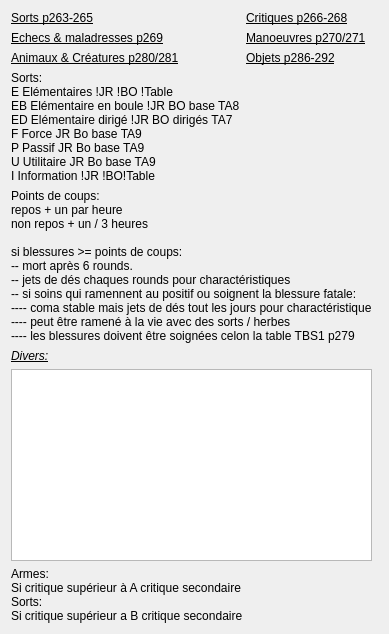
      <widget class="QWidget" name="tab_4">
       <attribute name="title">
        <string>Pense bête</string>
       </attribute>
       <layout class="QGridLayout" name="gridLayout_4">
        <item row="10" column="0" colspan="2">
         <widget class="QTextEdit" name="textEdit">
          <property name="font">
           <font>
            <pointsize>8</pointsize>
            <weight>50</weight>
            <bold>false</bold>
           </font>
          </property>
          <property name="html">
           <string>&lt;!DOCTYPE HTML PUBLIC &quot;-//W3C//DTD HTML 4.0//EN&quot; &quot;http://www.w3.org/TR/REC-html40/strict.dtd&quot;&gt;
&lt;html&gt;&lt;head&gt;&lt;meta name=&quot;qrichtext&quot; content=&quot;1&quot; /&gt;&lt;style type=&quot;text/css&quot;&gt;
p, li { white-space: pre-wrap; }
&lt;/style&gt;&lt;/head&gt;&lt;body style=&quot; font-family:'Sans Serif'; font-size:8pt; font-weight:400; font-style:normal;&quot;&gt;
&lt;p style=&quot;-qt-paragraph-type:empty; margin-top:0px; margin-bottom:0px; margin-left:0px; margin-right:0px; -qt-block-indent:0; text-indent:0px; font-family:'Cantarell';&quot;&gt;&lt;br /&gt;&lt;/p&gt;&lt;/body&gt;&lt;/html&gt;</string>
          </property>
         </widget>
        </item>
        <item row="11" column="0" colspan="3">
         <widget class="QLabel" name="label_39">
          <property name="text">
           <string>Armes:
Si critique supérieur à A critique secondaire
Sorts:
Si critique supérieur a B critique secondaire</string>
          </property>
         </widget>
        </item>
        <item row="7" column="0" colspan="2">
         <widget class="QLabel" name="label_19">
          <property name="font">
           <font>
            <pointsize>9</pointsize>
            <weight>50</weight>
            <bold>false</bold>
           </font>
          </property>
          <property name="text">
           <string>Points de coups:
repos + un par heure
non repos + un / 3 heures

si blessures &gt;= points de coups:
-- mort après 6 rounds.
-- jets de dés chaques rounds pour charactéristiques
-- si soins qui ramennent au positif ou soignent la blessure fatale:
---- coma stable mais jets de dés tout les jours pour charactéristique
---- peut être ramené à la vie avec des sorts / herbes
---- les blessures doivent être soignées celon la table TBS1 p279</string>
          </property>
         </widget>
        </item>
        <item row="9" column="0">
         <widget class="QLabel" name="label_25">
          <property name="font">
           <font>
            <weight>50</weight>
            <italic>true</italic>
            <bold>false</bold>
            <underline>true</underline>
           </font>
          </property>
          <property name="text">
           <string>Divers:</string>
          </property>
         </widget>
        </item>
        <item row="4" column="0">
         <widget class="QLabel" name="label_26">
          <property name="font">
           <font>
            <weight>50</weight>
            <bold>false</bold>
            <underline>true</underline>
           </font>
          </property>
          <property name="text">
           <string>Animaux &amp; Créatures p280/281</string>
          </property>
         </widget>
        </item>
        <item row="2" column="1">
         <widget class="QLabel" name="label_27">
          <property name="font">
           <font>
            <weight>50</weight>
            <bold>false</bold>
            <underline>true</underline>
           </font>
          </property>
          <property name="text">
           <string>Manoeuvres p270/271</string>
          </property>
         </widget>
        </item>
        <item row="1" column="0">
         <widget class="QLabel" name="label_29">
          <property name="font">
           <font>
            <weight>50</weight>
            <bold>false</bold>
            <underline>true</underline>
           </font>
          </property>
          <property name="text">
           <string>Sorts p263-265</string>
          </property>
         </widget>
        </item>
        <item row="2" column="0">
         <widget class="QLabel" name="label_28">
          <property name="font">
           <font>
            <weight>50</weight>
            <bold>false</bold>
            <underline>true</underline>
           </font>
          </property>
          <property name="text">
           <string>Echecs &amp; maladresses p269</string>
          </property>
         </widget>
        </item>
        <item row="1" column="1">
         <widget class="QLabel" name="label_30">
          <property name="font">
           <font>
            <weight>50</weight>
            <bold>false</bold>
            <underline>true</underline>
           </font>
          </property>
          <property name="text">
           <string>Critiques p266-268</string>
          </property>
         </widget>
        </item>
        <item row="4" column="1">
         <widget class="QLabel" name="label_31">
          <property name="font">
           <font>
            <weight>50</weight>
            <bold>false</bold>
            <underline>true</underline>
           </font>
          </property>
          <property name="text">
           <string>Objets p286-292</string>
          </property>
         </widget>
        </item>
        <item row="6" column="0">
         <widget class="QLabel" name="label_32">
          <property name="font">
           <font>
            <pointsize>9</pointsize>
            <weight>50</weight>
            <bold>false</bold>
           </font>
          </property>
          <property name="text">
           <string>Sorts:
E Elémentaires !JR !BO !Table
EB Elémentaire en boule !JR BO base TA8
ED Elémentaire dirigé !JR BO dirigés TA7
F Force JR Bo base TA9
P Passif JR Bo base TA9
U Utilitaire JR Bo base TA9
I Information !JR !BO!Table</string>
          </property>
          <property name="alignment">
           <set>Qt::AlignJustify|Qt::AlignVCenter</set>
          </property>
         </widget>
        </item>
       </layout>
      </widget>
